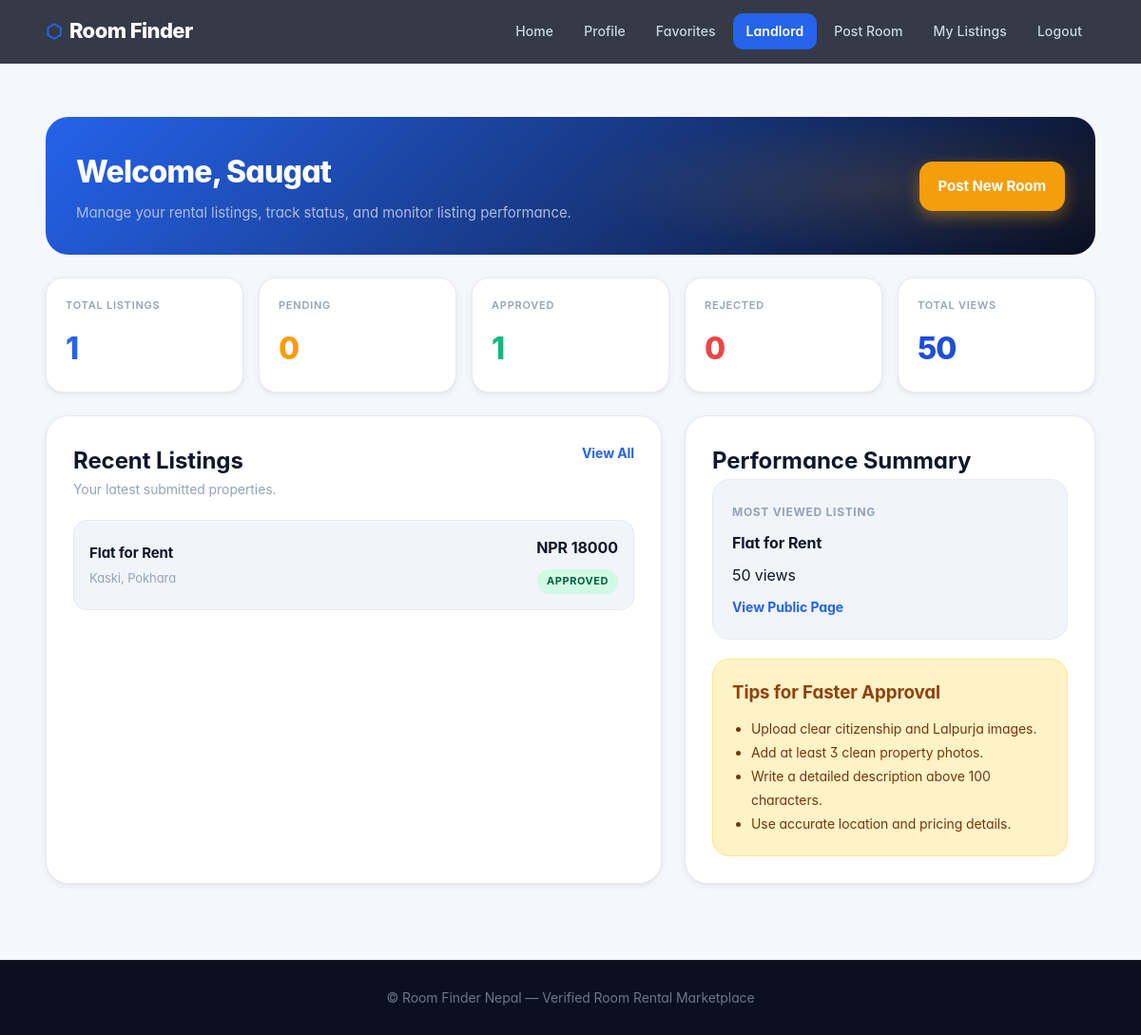
Before: /rooms/landlord-dashboard/ (signed in) with the older database file.
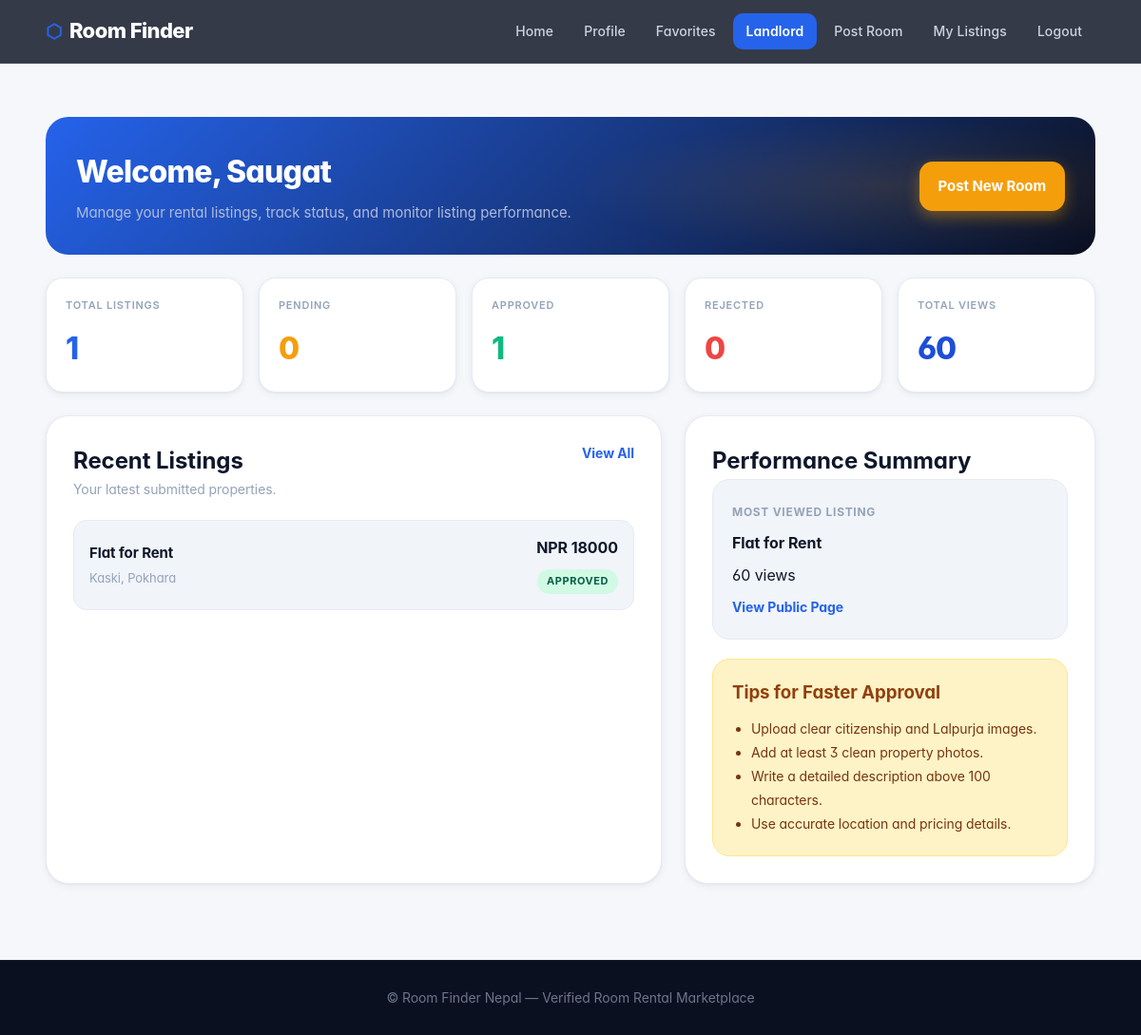
After: the same page with the newer database file.
### apps/listings/models.py (models this page shows, shortened)
class Listing(models.Model):
    PROPERTY_SINGLE_ROOM = 'single_room'
    PROPERTY_TWO_ROOMS = 'two_rooms'
    PROPERTY_FLAT = 'flat'
    PROPERTY_APARTMENT = 'apartment'
    PROPERTY_HOUSE = 'house'
    PROPERTY_HOSTEL = 'hostel'
    PROPERTY_OFFICE = 'office'
    PROPERTY_SHUTTER = 'shutter'
    PROPERTY_TYPE_CHOICES = [
        (PROPERTY_SINGLE_ROOM, 'Single Room'),
        (PROPERTY_TWO_ROOMS, '2 Rooms'),
        (PROPERTY_FLAT, 'Flat'),
        (PROPERTY_APARTMENT, 'Apartment'),
        (PROPERTY_HOUSE, 'House'),
        (PROPERTY_HOSTEL, 'Hostel'),
        (PROPERTY_OFFICE, 'Office Space'),
        (PROPERTY_SHUTTER, 'Shutter'),
    ]
    STATUS_PENDING = 'pending'
    STATUS_APPROVED = 'approved'
    STATUS_REJECTED = 'rejected'
    STATUS_CHOICES = [
        (STATUS_PENDING, 'Pending'),
        (STATUS_APPROVED, 'Approved'),
        (STATUS_REJECTED, 'Rejected'),
    ]
    FURNISHED_FURNISHED = 'furnished'
    FURNISHED_UNFURNISHED = 'unfurnished'
    FURNISHED_SEMI = 'semi_furnished'
    FURNISHED_CHOICES = [
        (FURNISHED_FURNISHED, 'Furnished'),
        (FURNISHED_UNFURNISHED, 'Unfurnished'),
        (FURNISHED_SEMI, 'Semi-Furnished'),
    ]
    owner = models.ForeignKey(
        settings.AUTH_USER_MODEL,
        on_delete=models.CASCADE,
        related_name='listings'
    )
    title = models.CharField(max_length=255)
    description = models.TextField()
    property_type = models.CharField(
        max_length=30,
        choices=PROPERTY_TYPE_CHOICES
    )
    province = models.ForeignKey(
        Province,
        on_delete=models.PROTECT,
        related_name='listings'
    )
    district = models.ForeignKey(
        District,
        on_delete=models.PROTECT,
        related_name='listings'
    )
    city = models.CharField(max_length=100)
    area = models.CharField(max_length=200)
    ward_number = models.PositiveIntegerField(null=True, blank=True)
    exact_address = models.CharField(max_length=255, blank=True)
    latitude = models.DecimalField(
        max_digits=9,
        decimal_places=6,
        null=True,
        blank=True
    )
    longitude = models.DecimalField(
        max_digits=9,
        decimal_places=6,
        null=True,
        blank=True
    )
    monthly_rent = models.PositiveIntegerField()
    security_deposit = models.PositiveIntegerField(default=0)
    bills_water_included = models.BooleanField(default=False)
    bills_electricity_included = models.BooleanField(default=False)
    bills_internet_included = models.BooleanField(default=False)
    furnished_status = models.CharField(
        max_length=30,
        choices=FURNISHED_CHOICES,
        default=FURNISHED_UNFURNISHED
    )
    available_date = models.DateField(null=True, blank=True)
    rules = models.TextField(blank=True)
    status = models.CharField(
        max_length=20,
        choices=STATUS_CHOICES,
        default=STATUS_PENDING
    )
    rejection_reason = models.TextField(blank=True)
    is_owner_verified = models.BooleanField(default=False)
    is_property_verified = models.BooleanField(default=False)
    views_count = models.PositiveIntegerField(default=0)
    created_at = models.DateTimeField(auto_now_add=True)
    updated_at = models.DateTimeField(auto_now=True)
    approved_at = models.DateTimeField(null=True, blank=True)
    class Meta:
        ordering = ['-created_at']

### apps/locations/models.py (models this page shows, shortened)
class District(models.Model):
    province = models.ForeignKey(
        Province,
        on_delete=models.CASCADE,
        related_name='districts'
    )
    name = models.CharField(max_length=100)
    class Meta:
        ordering = ['name']
        unique_together = ('province', 'name')

### apps/listings/views.py (the view)
# urls.py: path('rooms/landlord-dashboard/', views.landlord_dashboard, name='landlord_dashboard'),
@login_required
def landlord_dashboard(request):
    if not request.user.is_landlord:
        messages.error(request, "Only landlords can access this dashboard.")
        return redirect('home')
    listings = Listing.objects.filter(owner=request.user)
    total_listings = listings.count()
    pending_listings_count = listings.filter(status=Listing.STATUS_PENDING).count()
    approved_listings_count = listings.filter(status=Listing.STATUS_APPROVED).count()
    rejected_listings_count = listings.filter(status=Listing.STATUS_REJECTED).count()
    total_views = sum(listings.values_list('views_count', flat=True))
    recent_listings = listings.order_by('-created_at')[:5]
    most_viewed_listing = listings.order_by('-views_count').first()
    context = {
        'total_listings': total_listings,
        'pending_listings_count': pending_listings_count,
        'approved_listings_count': approved_listings_count,
        'rejected_listings_count': rejected_listings_count,
        'total_views': total_views,
        'recent_listings': recent_listings,
        'most_viewed_listing': most_viewed_listing,
    }
    return render(request, 'listings/landlord_dashboard.html', context)

### apps/accounts/models.py (called while the page is built)
    @property
    def is_landlord(self):
        return self.role == self.ROLE_LANDLORD

    @property
    def is_platform_admin(self):
        return self.role == self.ROLE_ADMIN

### templates/listings/landlord_dashboard.html (shortened to what the changed rows need)
{% extends 'base.html' %}
{% block content %}
<section class="landlord-section">
    <div class="container">
        <div class="landlord-hero">
            <div>
                <h1>Welcome, {{ request.user.first_name }}</h1>
            </div>
        </div>
        <div class="landlord-stats-grid">
            <div class="landlord-stat-card views">
                <span>Total Views</span>
                <strong>{{ total_views }}</strong>
            </div>
        </div>
        <div class="landlord-grid">
            <div class="landlord-card">
                <div class="landlord-card-header">
                    <div>
                        <h2>Recent Listings</h2>
                    </div>
                </div>
                <div class="landlord-list">
                    {% for listing in recent_listings %}
                        <div class="landlord-list-item">
                            <div>
                                <h3>{{ listing.title }}</h3>
                                <p>{{ listing.district.name }}, {{ listing.city }}</p>
                            </div>
                            <div class="landlord-list-right">
                                <strong>NPR {{ listing.monthly_rent }}</strong>
                                <span class="status-pill status-{{ listing.status }}">
                                    {{ listing.get_status_display }}
                                </span>
                            </div>
                        </div>
                    {% empty %}
                        <div class="empty-mini">
                            <p>You have not posted any listings yet.</p>
                            <a href="{% url 'create_listing' %}">Post your first room</a>
                        </div>
                    {% endfor %}
                </div>
            </div>
            <div class="landlord-card">
                <h2>Performance Summary</h2>
                {% if most_viewed_listing %}
                    <div class="performance-box">
                        <span>Most Viewed Listing</span>
                        <h3>{{ most_viewed_listing.title }}</h3>
                        <p>{{ most_viewed_listing.views_count }} view{{ most_viewed_listing.views_count|pluralize }}</p>
                        {% if most_viewed_listing.status == 'approved' %}
                            <a href="{% url 'listing_detail' most_viewed_listing.pk %}">
                                View Public Page
                            </a>
                        {% endif %}
                    </div>
                {% else %}
                    <div class="empty-mini">
                        <p>No performance data yet.</p>
                    </div>
                {% endif %}
            </div>
        </div>
    </div>
</section>
{% endblock %}

Changed rows visible on the page:
changed Listing "Flat for Rent": views_count "50" → "60"
Other visible differences:
{{ total_views }}: "50" → "60"
